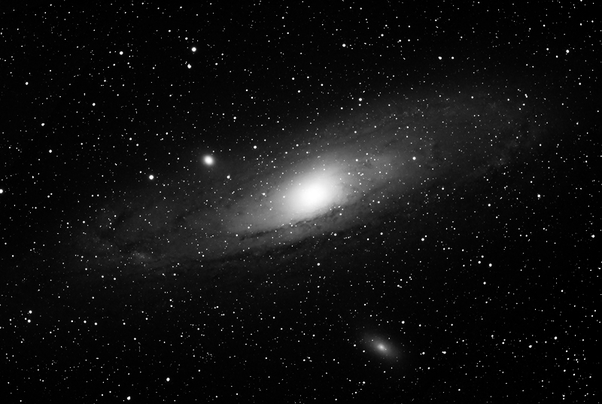
#> input picture images/hat_image.png, 602 x 404 px, found by its file name
$ python op_top_hat.py
#> lines starting #> are read from the running program, lines starting #| are printed output that depends on the picture
#> further down, imagen is the input picture: shape (404, 602, 3); min 0, max 255, mean 17.2
"""
para resaltar regiones brillantes más pequeñas en una imagen
se resta la imagen original de la imagen abierta

abierta 1ro erosion 2do dilatacion
"""
import cv2
import numpy as np

def erosion(image, kernel):
    """Erosión de la imagen utilizando un kernel dado."""
    output = np.zeros_like(image)
    # Rellena la imagen con valores blancos para evitar efectos no deseados en los bordes
    image_padded = np.pad(image, ((1,1),(1,1)), mode='constant', constant_values=255)
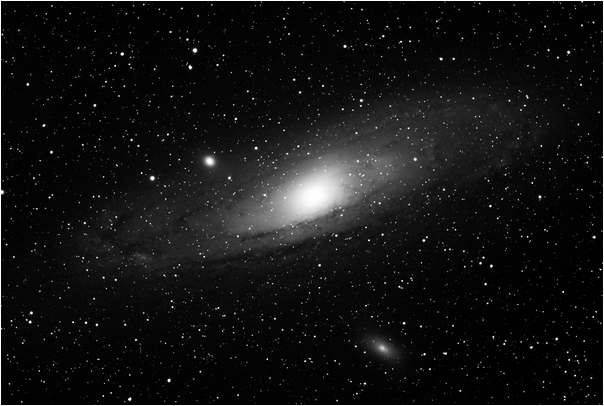
#> image_padded: shape (406, 604); min 0, max 255, mean 19.2
    # Itera sobre cada píxel de la imagen
    for x in range(image.shape[1]):
        for y in range(image.shape[0]):
            # Realiza la erosión en cada píxel
            min_val = 255
            for i in range(kernel.shape[0]):
                for j in range(kernel.shape[1]):
                    if kernel[i][j] == 1:
                        min_val = min(min_val, image_padded[y+i][x+j])
            output[y,x] = min_val
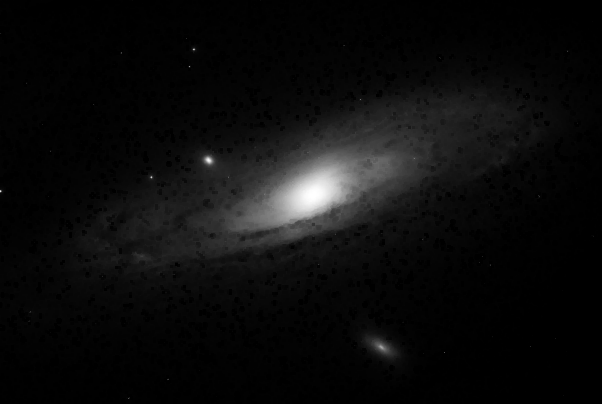
#> output: shape (404, 602); min 0, max 255, mean 12.3
    return output

def dilation(image, kernel):
    """Dilatación de la imagen utilizando un kernel dado."""
    output = np.zeros_like(image)
#> output: shape (404, 602); every value is 0
    # Rellena la imagen con valores negros para evitar efectos no deseados en los bordes
    image_padded = np.pad(image, ((1,1),(1,1)), mode='constant', constant_values=0)
    # Itera sobre cada píxel de la imagen
    for x in range(image.shape[1]):
        for y in range(image.shape[0]):
            # Realiza la dilatación en cada píxel
            max_val = 0
            for i in range(kernel.shape[0]):
                for j in range(kernel.shape[1]):
                    if kernel[i][j] == 1:
                        max_val = max(max_val, image_padded[y+i][x+j])
            output[y,x] = max_val
    return output

def opening(image, kernel_size):
    """Operación de apertura: erosión seguida de dilatación."""
    # Crea un kernel de tamaño especificado
    kernel = np.ones((kernel_size, kernel_size), np.uint8)
    # Aplica la erosión seguida de la dilatación
    return dilation(erosion(image, kernel), kernel)

def top_hat(image, kernel_size):
    """Operador Top Hat."""
    # Convierte la imagen a escala de grises si es a color
    if len(image.shape) == 3:
        image = cv2.cvtColor(image, cv2.COLOR_BGR2GRAY)
    else:
        image = image

    # Aplica la operación de apertura
    opened_image = opening(image, kernel_size)
    # Realiza la resta entre la imagen original y la imagen abierta
    return cv2.subtract(image, opened_image)
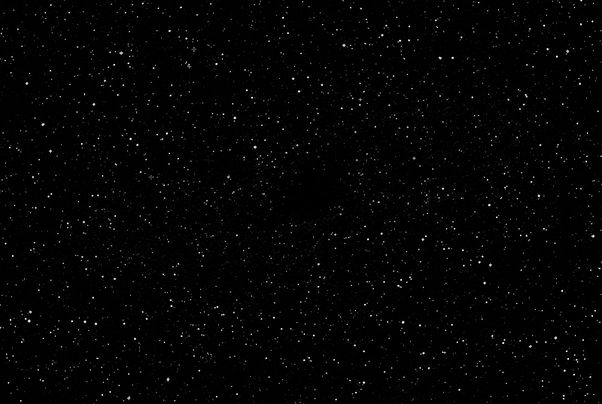
#> returned value: shape (404, 602); min 0, max 255, mean 3.5

if __name__ == "__main__":
    # Carga la imagen
    imagen = cv2.imread("/home/alvaro/Público/openCV/images/hat_image.png")

    # Define el tamaño del kernel
    kernel_size = 3

    # Aplica el operador Top Hat
    top_hat_image = top_hat(imagen, kernel_size)

    # Muestra la imagen original y el resultado
    cv2.imshow('Original', imagen)
    cv2.imshow('Top Hat', top_hat_image)
    cv2.waitKey(0)
    cv2.destroyAllWindows()
